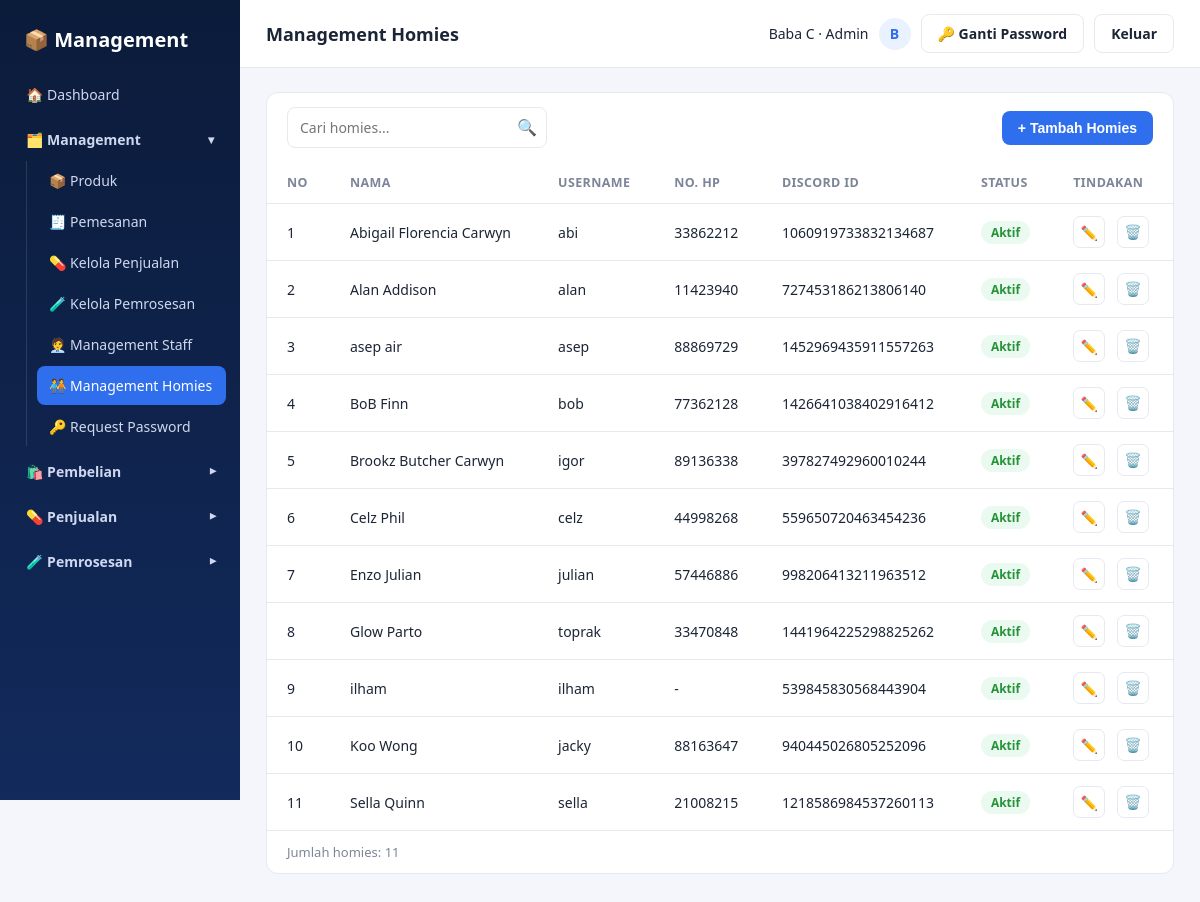
Page /homies/management_homies.php (signed in) on the committed database.
### tables this page shows
CREATE TABLE `users` (
  `id` int(11) NOT NULL,
  `username` varchar(50) NOT NULL,
  `password` varchar(255) NOT NULL,
  `full_name` varchar(100) NOT NULL,
  `phone` varchar(20) DEFAULT NULL,
  `discord_id` varchar(50) DEFAULT NULL,
  `role` enum('admin','staff','homies') NOT NULL DEFAULT 'homies',
  `status` enum('aktif','nonaktif') NOT NULL DEFAULT 'aktif',
  `must_change_password` tinyint(1) NOT NULL DEFAULT '0',
  `created_at` timestamp NOT NULL DEFAULT CURRENT_TIMESTAMP
);

### includes/auth.php (called while the page is built, shortened)
<?php
function e($str) {
    return htmlspecialchars($str ?? '', ENT_QUOTES, 'UTF-8');
}

### homies/management_homies.php (the view, shortened to what this page needs)
<?php
require_once __DIR__ . '/../includes/auth.php';
$homiesList = [];
$res = mysqli_query($conn, "SELECT * FROM users WHERE role = 'homies' ORDER BY full_name ASC");
while ($row = mysqli_fetch_assoc($res)) {
    $homiesList[] = $row;
}
include __DIR__ . '/../includes/header.php';
?>
<div class="panel">
    <div class="panel-toolbar">
        <div class="search-box">
            <input type="text" placeholder="Cari homies..." data-table-search="#homiesTable">
            <span class="icon">🔍</span>
        </div>
        <button class="btn btn-primary" data-open-modal="modalTambahHomies">+ Tambah Homies</button>
    </div>
    <table class="data-table" id="homiesTable">
        <thead>
            <tr>
                <th>No</th>
                <th>Nama</th>
                <th>Username</th>
                <th>No. HP</th>
                <th>Discord ID</th>
                <th>Status</th>
                <th>Tindakan</th>
            </tr>
        </thead>
        <tbody>
            <?php if (empty($homiesList)): ?>
                <tr><td colspan="7" style="text-align:center; color:var(--text-muted);">Belum ada data homies.</td></tr>
            <?php else: foreach ($homiesList as $i => $h): ?>
                <tr>
                    <td><?= $i + 1 ?></td>
                    <td><?= e($h['full_name']) ?></td>
                    <td><?= e($h['username']) ?></td>
                    <td><?= e($h['phone'] ?: '-') ?></td>
                    <td><?= e($h['discord_id'] ?: '-') ?></td>
                    <td><span class="badge badge-<?= e($h['status']) ?>"><?= ucfirst($h['status']) ?></span></td>
                    <td class="aksi-cell">
                        <a class="btn-icon edit" href="edit_homies.php?id=<?= (int)$h['id'] ?>" title="Edit">✏️</a>
                        <button type="button" class="btn-icon delete" title="Hapus"
                            data-delete-url="hapus_homies.php?id=<?= (int)$h['id'] ?>"
                            data-delete-label="homies &quot;<?= e($h['full_name']) ?>&quot;">🗑️</button>
                    </td>
                </tr>
            <?php endforeach; endif; ?>
        </tbody>
    </table>
    <div class="table-footer">Jumlah homies: <?= count($homiesList) ?></div>
</div>
<?php include __DIR__ . '/../includes/footer.php'; ?>

### assets/css/style.css (style rules this page uses)
:root { --navy-900: #0b1b3a; --navy-800: #122a5c; --blue-600: #2f6fed; --blue-50: #eaf1ff; --green-600: #2fb344; --green-700: #259238; --red-600: #e5484d; --text-main: #1c2536; --text-muted: #7c8698; --border: #e6e9f0; --bg-app: #f4f6fb; --white: #ffffff; --radius: 12px; }
* { box-sizing: border-box; }
body { margin: 0; font-family: 'Segoe UI', Roboto, Helvetica, Arial, sans-serif; background: var(--bg-app); color: var(--text-main); }
a { text-decoration: none; color: inherit; }
.panel { background: var(--white); border: 1px solid var(--border); border-radius: var(--radius); margin-bottom: 20px; }
.panel-toolbar { padding: 14px 20px; display: flex; align-items: center; justify-content: space-between; gap: 12px; flex-wrap: wrap; }
.search-box { position: relative; width: 260px; max-width: 100%; }
.search-box input { width: 100%; padding: 9px 34px 9px 12px; border: 1px solid var(--border); border-radius: 8px; font-size: 14px; }
.search-box .icon { position: absolute; right: 10px; top: 9px; color: var(--text-muted); }
.btn { display: inline-flex; align-items: center; gap: 6px; padding: 9px 16px; border-radius: 8px; border: none; font-size: 14px; font-weight: 600; cursor: pointer; }
.btn-primary { background: var(--blue-600); color: #fff; }
.btn-icon { width: 32px; height: 32px; display: inline-flex; align-items: center; justify-content: center; border-radius: 7px; border: 1px solid var(--border); background: #fff; cursor: pointer; font-size: 14px; color: var(--text-main); }
table.data-table { width: 100%; border-collapse: collapse; }
table.data-table th, table.data-table td { padding: 12px 20px; text-align: left; font-size: 14px; border-bottom: 1px solid var(--border); }
table.data-table th { color: var(--text-muted); font-weight: 600; font-size: 12.5px; text-transform: uppercase; letter-spacing: 0.03em; }
td.aksi-cell { white-space: nowrap; vertical-align: middle; }
td.aksi-cell > .btn-icon { vertical-align: middle; margin-right: 8px; }
td.aksi-cell > .btn-icon:last-child { margin-right: 0; }
.table-footer { padding: 12px 20px; font-size: 13px; color: var(--text-muted); }
.badge { display: inline-block; padding: 3px 10px; border-radius: 999px; font-size: 12px; font-weight: 600; }
.badge-aktif { background: #eafaf0; color: var(--green-700); }
input[type=text], input[type=number], input[type=password], input[type=tel], select { padding: 10px 12px; border: 1px solid var(--border); border-radius: 8px; font-size: 14px; width: 100%; font-family: inherit; }

### rows in the picture
users: full_name "Abigail Florencia Carwyn", username "abi", phone "33862212", discord "1060919733832134687", status "Aktif"
users: full_name "Alan Addison", username "alan", phone "11423940", discord "727453186213806140", status "Aktif"
users: full_name "asep air", username "asep", phone "88869729", discord "1452969435911557263", status "Aktif"
users: full_name "BoB Finn", username "bob", phone "77362128", discord "1426641038402916412", status "Aktif"
users: full_name "Brookz Butcher Carwyn", username "igor", phone "89136338", discord "397827492960010244", status "Aktif"
users: full_name "Celz Phil", username "celz", phone "44998268", discord "559650720463454236", status "Aktif"
users: full_name "Enzo Julian", username "julian", phone "57446886", discord "998206413211963512", status "Aktif"
users: full_name "Glow Parto", username "toprak", phone "33470848", discord "1441964225298825262", status "Aktif"
users: full_name "ilham", username "ilham", phone "-", discord "539845830568443904", status "Aktif"
users: full_name "Koo Wong", username "jacky", phone "88163647", discord "940445026805252096", status "Aktif"
users: full_name "Sella Quinn", username "sella", phone "21008215", discord "1218586984537260113", status "Aktif"

### other values in the picture
$page_header "Management Homies"
$me['full_name'] "Baba C"
role_label($me['role']) "Admin"
substr($me['full_name'] ?? '?', 0, 1) "B"
count($homiesList) "11"
